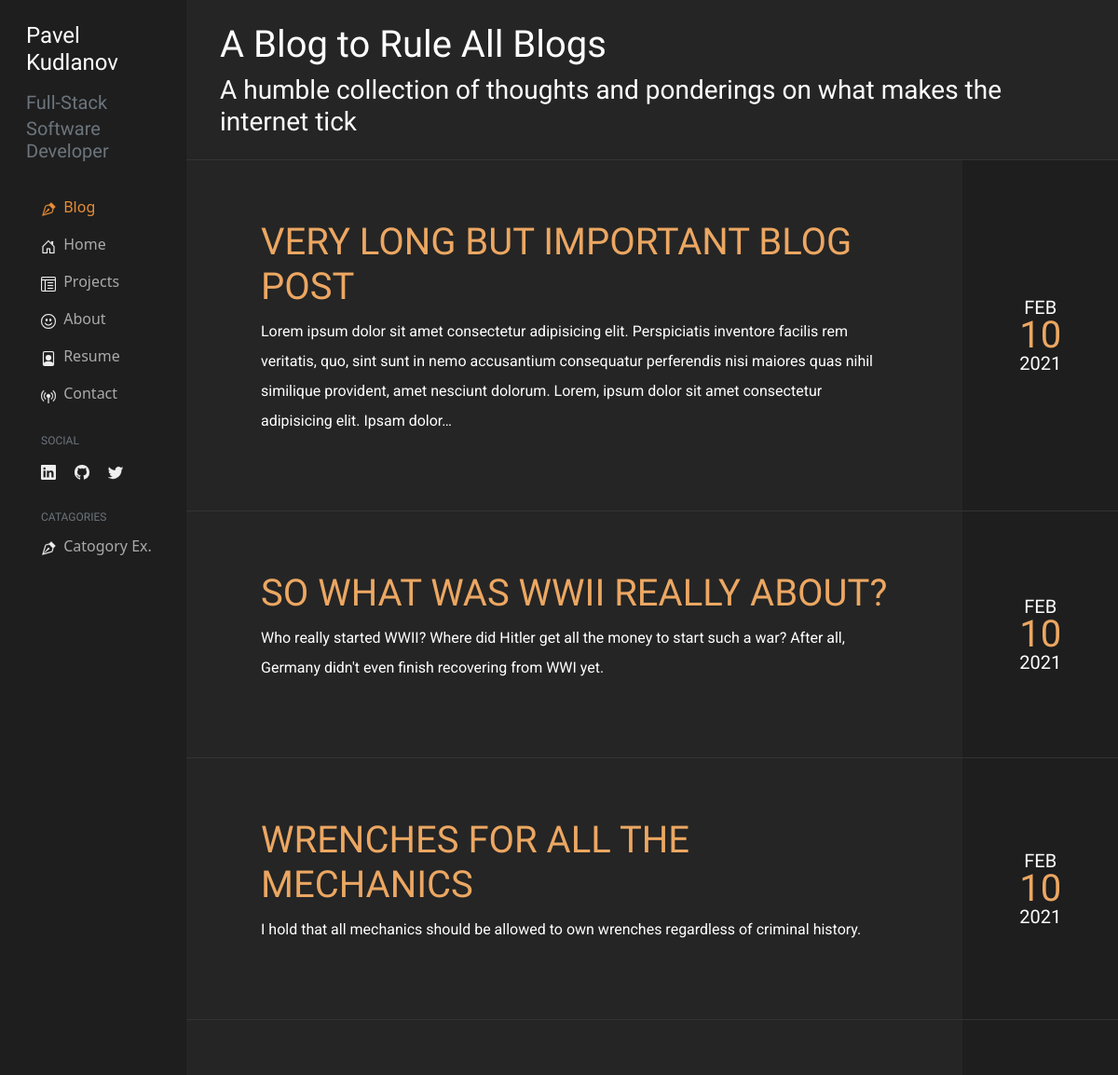
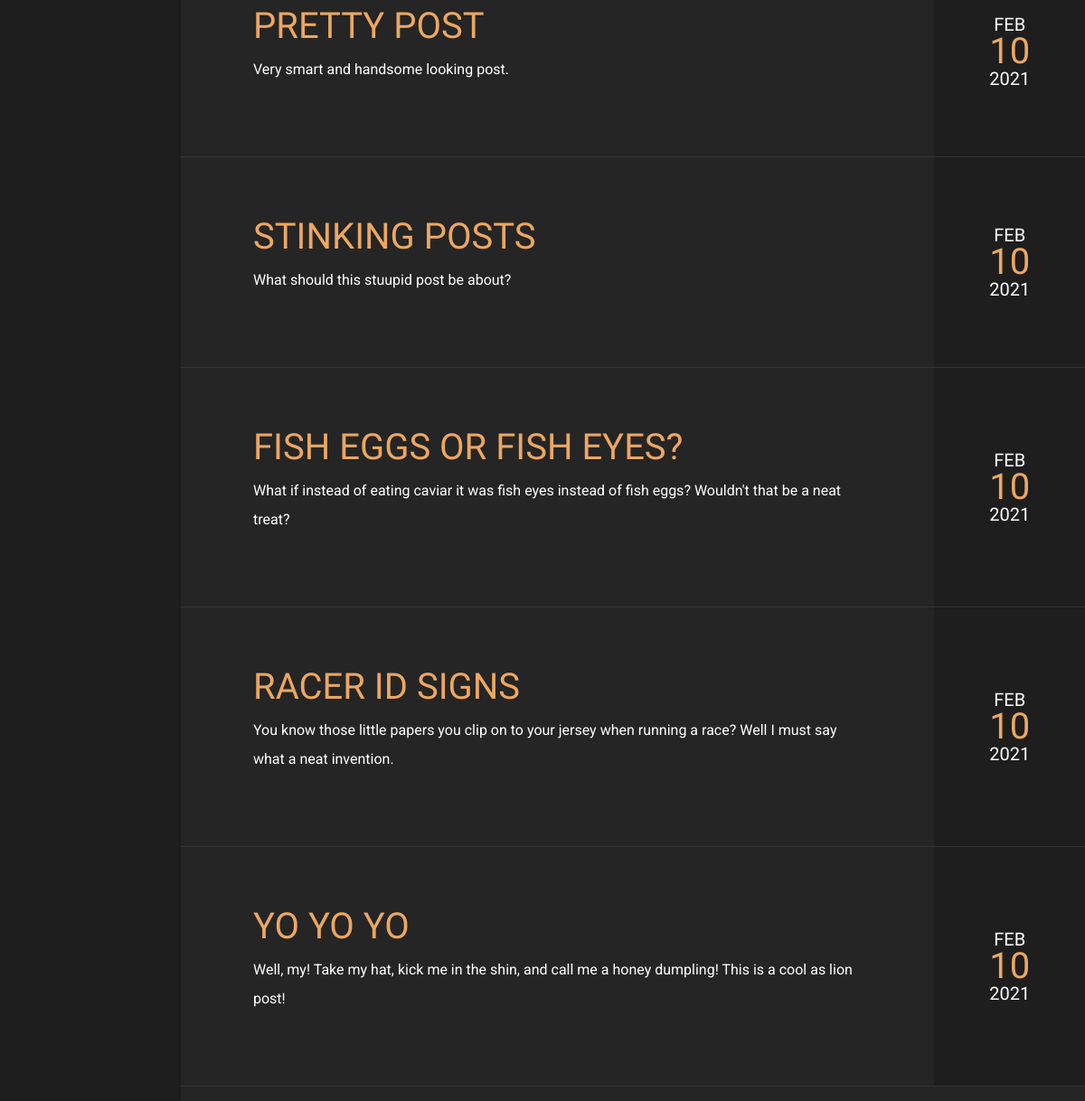
Screenshot of /blog/ with the database file from the repository (2 pictures, top to bottom).
### blog/models.py (models this page shows, shortened)
class Post(models.Model):
    title = models.CharField(max_length=100)
    date = models.DateField(auto_now_add=True)
    body = models.TextField()
    likes = models.IntegerField(default=0)

### blog/views.py (the view)
# urls.py: path('', views.all_posts, name='all_posts'),
def all_posts(request):
    posts = Post.objects.order_by('-id')
    return render(request, 'blog/all_posts.html', {'posts': posts})

### blog/templates/blog/all_posts.html
{% extends 'portfolio/blog_base.html' %}
{% load static %}
{% block content %}
    <div class="container">
        <h1 id="blogtitle" class="mt-n5">A Blog to Rule All Blogs</h1>
        <h3 class="mb-4">A humble collection of thoughts and ponderings on what makes the internet tick</h3>
    </div>
    <div class="post-container">
        <div class="post-line row"></div>
        {% for post in posts %}
            <div class="post row">
                <div class="post-body-container col-10">
                    <a href="{% url 'blog:detail' post.id %}" class="link-secondary text-decoration-none">
                        <h2 class="fs-1">{{ post.title|upper }}</h2>
                    </a>
                    <p class="post-body lh-lg">{{ post.body|striptags|truncatechars:300 }}</p>
                </div>
                <div class="position-relative post-day col-2 text-center">
                    <div class="position-absolute top-50 start-50 translate-middle">
                        <h3 class="my-0 lh-1 fs-5">{{ post.date|date:'M'|upper }}</h3>
                        <h2 class="my-0 lh-1 fs-1">{{ post.date|date:'d' }}</h2>
                        <h3 class="my-0 lh-1 fs-5">{{ post.date|date:'Y' }}</h3>
                    </div>
                </div>
            </div>
        {% endfor %}
    </div>
{% endblock content %}

### portfolio/static/portfolio/styles/blog.css (style rules this page uses)
body { margin: 0; padding: 0; background-color: rgb(37, 37, 37); }
h1, h2, h3, h4, h5, h6 { font-family: 'Josefin Sans', sans-serif; color: white }
h2 { color: #eca762; font-weight: 100; }
p { font-family: 'Roboto', sans-serif; color: white; }
.post-line { border-bottom: 1px solid rgb(51, 51, 51); }
.post { min-height: 10em; border-bottom: 1px solid rgb(51, 51, 51); }
.post-body-container { padding: 4em 5em; }
.post-day { background-color: rgb(30, 30, 30); }

### portfolio/static/portfolio/styles/dashboard.css (style rules this page uses)
body { font-size: 1rem; }

### rows the page displays
Post: title "VERY LONG BUT IMPORTANT BLOG POST", body "Lorem ipsum dolor sit amet consectetur adipisicing elit. Perspiciatis inventore facilis rem veritatis, quo, sint sunt in nemo accusantium consequatur perferendis nisi maiores quas nihil similique provident, amet nesciunt dolorum. Lorem, ipsum dolor sit amet consectetur adipisicing elit. Ipsam dolor…", date "FEB", date "10", date "2021"
Post: title "SO WHAT WAS WWII REALLY ABOUT?", body "Who really started WWII? Where did Hitler get all the money to start such a war? After all, Germany didn't even finish recovering from WWI yet.", date "FEB", date "10", date "2021"
Post: title "WRENCHES FOR ALL THE MECHANICS", body "I hold that all mechanics should be allowed to own wrenches regardless of criminal history.", date "FEB", date "10", date "2021"
Post: title "PRETTY POST", body "Very smart and handsome looking post.", date "FEB", date "10", date "2021"
Post: title "STINKING POSTS", body "What should this stuupid post be about?", date "FEB", date "10", date "2021"
Post: title "FISH EGGS OR FISH EYES?", body "What if instead of eating caviar it was fish eyes instead of fish eggs? Wouldn't that be a neat treat?", date "FEB", date "10", date "2021"
Post: title "RACER ID SIGNS", body "You know those little papers you clip on to your jersey when running a race? Well I must say what a neat invention.", date "FEB", date "10", date "2021"
Post: title "YO YO YO", body "Well, my! Take my hat, kick me in the shin, and call me a honey dumpling! This is a cool as lion post!", date "FEB", date "10", date "2021"
